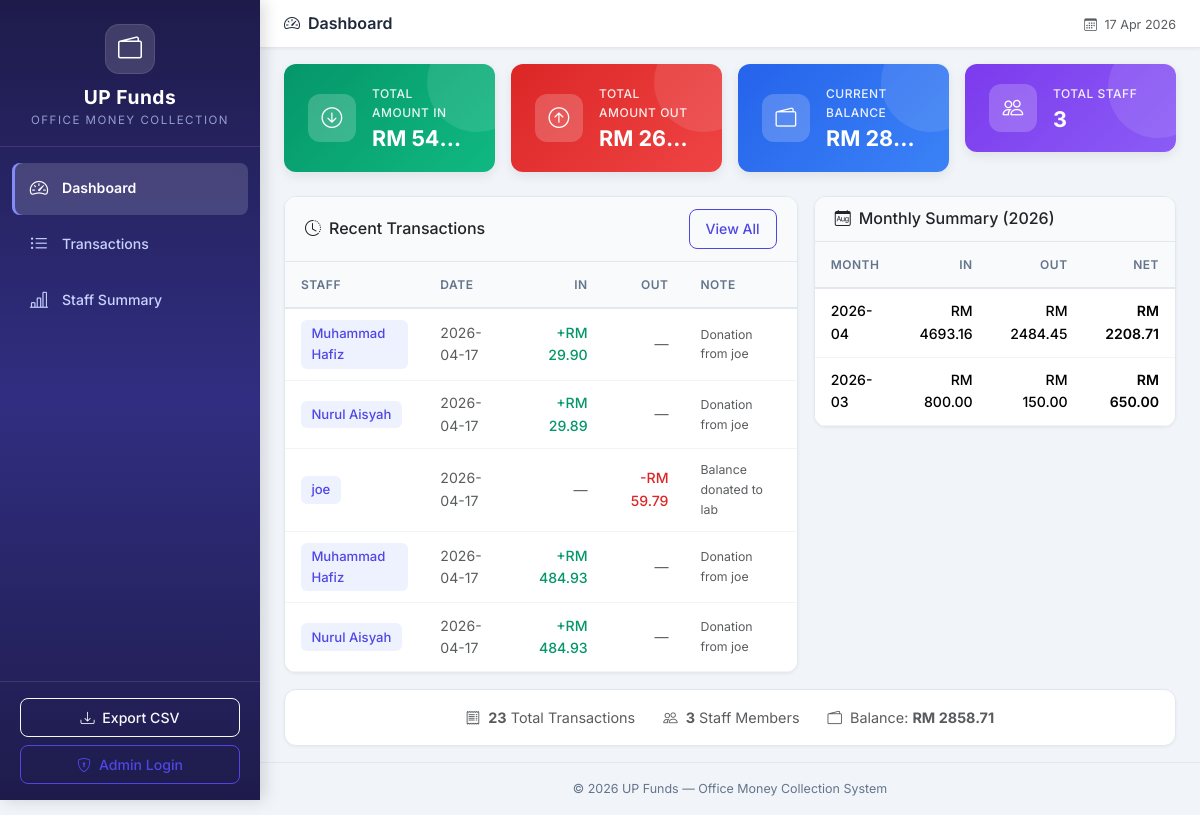
The page / on the database its author committed.
### tables this page shows
CREATE TABLE cash_records (
            id INTEGER PRIMARY KEY AUTOINCREMENT,
            staff_id INTEGER NOT NULL,
            record_date DATE NOT NULL,
            amount_in REAL DEFAULT 0.00,
            amount_out REAL DEFAULT 0.00,
            expense_type TEXT DEFAULT 'shared',
            note TEXT DEFAULT '',
            created_at TIMESTAMP DEFAULT CURRENT_TIMESTAMP,
            updated_at TIMESTAMP DEFAULT CURRENT_TIMESTAMP,
            FOREIGN KEY (staff_id) REFERENCES staff(id)
        );

CREATE TABLE staff (
            id INTEGER PRIMARY KEY AUTOINCREMENT,
            name TEXT NOT NULL UNIQUE,
            is_active INTEGER DEFAULT 1,
            created_at TIMESTAMP DEFAULT CURRENT_TIMESTAMP
        );

### app.py (the view)
@app.route('/')
def dashboard():
    conn = get_db_connection()
    totals = conn.execute('''
        SELECT
            COALESCE(SUM(amount_in), 0) as total_in,
            COALESCE(SUM(amount_out), 0) as total_out
        FROM cash_records
    ''').fetchone()
    staff_count = conn.execute('SELECT COUNT(*) as count FROM staff WHERE is_active = 1').fetchone()['count']
    transaction_count = conn.execute('SELECT COUNT(*) as count FROM cash_records').fetchone()['count']
    recent = conn.execute('''
        SELECT cr.*, s.name as staff_name
        FROM cash_records cr
        JOIN staff s ON cr.staff_id = s.id
        ORDER BY cr.record_date DESC, cr.id DESC
        LIMIT 5
    ''').fetchall()
    monthly = conn.execute('''
        SELECT
            strftime('%Y-%m', record_date) as month,
            SUM(amount_in) as total_in,
            SUM(amount_out) as total_out
        FROM cash_records
        WHERE strftime('%Y', record_date) = strftime('%Y', 'now')
        GROUP BY strftime('%Y-%m', record_date)
        ORDER BY month DESC
    ''').fetchall()
    conn.close()
    return render_template('dashboard.html',
                           total_in=totals['total_in'],
                           total_out=totals['total_out'],
                           balance=totals['total_in'] - totals['total_out'],
                           staff_count=staff_count,
                           transaction_count=transaction_count,
                           recent=recent,
                           monthly=monthly)

### app.py (called while the page is built)
@app.context_processor
def inject_now():
    is_admin = session.get('role') == 'admin'
    return {'now': datetime.now(), 'is_admin': is_admin}

### database.py (called while the page is built)
def get_db_connection():
    conn = sqlite3.connect(DATABASE_PATH)
    conn.row_factory = sqlite3.Row  # Access columns by name
    conn.execute("PRAGMA foreign_keys = ON")  # Enable foreign key support
    return conn

### templates/dashboard.html (shortened to what this page needs)
{% extends 'base.html' %}
{% block page_title %}
    <i class="bi bi-speedometer2 me-2"></i>Dashboard
{% endblock %}
{% block content %}
<div class="row g-3 mb-4">
    <div class="col-sm-6 col-xl-3">
        <div class="summary-card card-green">
            <div class="card-icon">
                <i class="bi bi-arrow-down-circle"></i>
            </div>
            <div class="card-info">
                <p class="card-label">Total Amount In</p>
                <h3 class="card-value">RM {{ "%.2f"|format(total_in) }}</h3>
            </div>
        </div>
    </div>
    <div class="col-sm-6 col-xl-3">
        <div class="summary-card card-red">
            <div class="card-icon">
                <i class="bi bi-arrow-up-circle"></i>
            </div>
            <div class="card-info">
                <p class="card-label">Total Amount Out</p>
                <h3 class="card-value">RM {{ "%.2f"|format(total_out) }}</h3>
            </div>
        </div>
    </div>
    <div class="col-sm-6 col-xl-3">
        <div class="summary-card card-blue">
            <div class="card-icon">
                <i class="bi bi-wallet2"></i>
            </div>
            <div class="card-info">
                <p class="card-label">Current Balance</p>
                <h3 class="card-value">RM {{ "%.2f"|format(balance) }}</h3>
            </div>
        </div>
    </div>
    <div class="col-sm-6 col-xl-3">
        <div class="summary-card card-purple">
            <div class="card-icon">
                <i class="bi bi-people"></i>
            </div>
            <div class="card-info">
                <p class="card-label">Total Staff</p>
                <h3 class="card-value">{{ staff_count }}</h3>
            </div>
        </div>
    </div>
</div>
<div class="row g-3">
    <div class="col-lg-7">
        <div class="card content-card">
            <div class="card-header d-flex justify-content-between align-items-center">
                <h6 class="mb-0"><i class="bi bi-clock-history me-2"></i>Recent Transactions</h6>
                <a href="{{ url_for('transactions') }}" class="btn btn-sm btn-outline-primary">View All</a>
            </div>
            <div class="card-body p-0">
                {% if recent %}
                <div class="table-responsive">
                    <table class="table table-hover mb-0">
                        <thead>
                            <tr>
                                <th>Staff</th>
                                <th>Date</th>
                                <th class="text-end">In</th>
                                <th class="text-end">Out</th>
                                <th>Note</th>
                            </tr>
                        </thead>
                        <tbody>
                            {% for record in recent %}
                            <tr>
                                <td>
                                    <span class="staff-badge">{{ record['staff_name'] }}</span>
                                </td>
                                <td class="text-muted">{{ record['record_date'] }}</td>
                                <td class="text-end">
                                    {% if record['amount_in'] > 0 %}
                                        <span class="amount-in">+RM {{ "%.2f"|format(record['amount_in']) }}</span>
                                    {% else %}
                                        <span class="text-muted">—</span>
                                    {% endif %}
                                </td>
                                <td class="text-end">
                                    {% if record['amount_out'] > 0 %}
                                        <span class="amount-out">-RM {{ "%.2f"|format(record['amount_out']) }}</span>
                                    {% else %}
                                        <span class="text-muted">—</span>
                                    {% endif %}
                                </td>
                                <td class="text-muted small">{{ record['note'][:30] }}{{ '...' if record['note']|length > 30 }}</td>
                            </tr>
                            {% endfor %}
                        </tbody>
                    </table>
                </div>
                {% endif %}
            </div>
        </div>
    </div>
    <div class="col-lg-5">
        <div class="card content-card">
            <div class="card-header">
                <h6 class="mb-0"><i class="bi bi-calendar-month me-2"></i>Monthly Summary ({{ now.strftime('%Y') if now else '2026' }})</h6>
            </div>
            <div class="card-body p-0">
                {% if monthly %}
                <div class="table-responsive">
                    <table class="table table-hover mb-0">
                        <thead>
                            <tr>
                                <th>Month</th>
                                <th class="text-end">In</th>
                                <th class="text-end">Out</th>
                                <th class="text-end">Net</th>
                            </tr>
                        </thead>
                        <tbody>
                            {% for row in monthly %}
                            <tr>
                                <td class="fw-medium">{{ row['month'] }}</td>
                                <td class="text-end amount-in">RM {{ "%.2f"|format(row['total_in']) }}</td>
                                <td class="text-end amount-out">RM {{ "%.2f"|format(row['total_out']) }}</td>
                                <td class="text-end fw-semibold">RM {{ "%.2f"|format(row['total_in'] - row['total_out']) }}</td>
                            </tr>
                            {% endfor %}
                        </tbody>
                    </table>
                </div>
                {% else %}
                <div class="empty-state">
                    <i class="bi bi-calendar-x"></i>
                    <p>No data for this year</p>
                </div>
                {% endif %}
            </div>
        </div>
    </div>
</div>
<div class="row mt-3">
    <div class="col-12">
        <div class="card content-card">
            <div class="card-body text-center py-3">
                <span class="text-muted me-4">
                    <i class="bi bi-receipt me-1"></i>
                    <strong>{{ transaction_count }}</strong> Total Transactions
                </span>
                <span class="text-muted me-4">
                    <i class="bi bi-people me-1"></i>
                    <strong>{{ staff_count }}</strong> Staff Members
                </span>
                <span class="text-muted">
                    <i class="bi bi-wallet2 me-1"></i>
                    Balance: <strong>RM {{ "%.2f"|format(balance) }}</strong>
                </span>
            </div>
        </div>
    </div>
</div>
{% endblock %}

### static/css/style.css (style rules this page uses)
:root { --primary: #4f46e5; --primary-light: #6366f1; --primary-dark: #3730a3; --primary-bg: #eef2ff; --sidebar-bg: linear-gradient(180deg, #1e1b4b 0%, #312e81 50%, #1e1b4b 100%); --sidebar-width: 260px; --sidebar-text: #c7d2fe; --sidebar-active: #ffffff; --sidebar-hover-bg: rgba(255, 255, 255, 0.08); --sidebar-active-bg: rgba(255, 255, 255, 0.15); --card-green: linear-gradient(135deg, #059669, #10b981); --card-red: linear-gradient(135deg, #dc2626, #ef4444); --card-blue: linear-gradient(135deg, #2563eb, #3b82f6); --card-purple: linear-gradient(135deg, #7c3aed, #8b5cf6); --body-bg: #f1f5f9; --content-bg: #ffffff; --text-primary: #1e293b; --text-secondary: #64748b; --border-color: #e2e8f0; --shadow-sm: 0 1px 3px rgba(0, 0, 0, 0.06); --shadow-md: 0 4px 12px rgba(0, 0, 0, 0.08); --shadow-lg: 0 10px 25px rgba(0, 0, 0, 0.1); --radius: 12px; --radius-sm: 8px; --transition: all 0.2s ease; }
* { margin: 0; padding: 0; box-sizing: border-box; }
body { font-family: 'Inter', -apple-system, BlinkMacSystemFont, 'Segoe UI', Roboto, sans-serif; background-color: var(--body-bg); color: var(--text-primary); font-size: 0.9rem; line-height: 1.6; overflow-x: hidden; }
.summary-card { display: flex; align-items: center; gap: 1rem; padding: 1.25rem 1.5rem; border-radius: var(--radius); color: #fff; box-shadow: var(--shadow-md); transition: var(--transition); position: relative; overflow: hidden; }
.summary-card::after { content: ''; position: absolute; top: -30%; right: -15%; width: 100px; height: 100px; background: rgba(255, 255, 255, 0.1); border-radius: 50%; }
.card-green { background: var(--card-green); }
.card-red { background: var(--card-red); }
.card-blue { background: var(--card-blue); }
.card-purple { background: var(--card-purple); }
.card-icon { width: 48px; height: 48px; background: rgba(255, 255, 255, 0.2); border-radius: 12px; display: flex; align-items: center; justify-content: center; font-size: 1.3rem; flex-shrink: 0; backdrop-filter: blur(5px); }
.card-info { flex: 1; min-width: 0; }
.card-label { font-size: 0.75rem; opacity: 0.9; margin-bottom: 0.2rem; text-transform: uppercase; letter-spacing: 0.5px; font-weight: 500; }
.card-value { font-size: 1.35rem; font-weight: 700; margin-bottom: 0; white-space: nowrap; overflow: hidden; text-overflow: ellipsis; }
.content-card { border: 1px solid var(--border-color); border-radius: var(--radius); box-shadow: var(--shadow-sm); background: var(--content-bg); transition: var(--transition); overflow: hidden; }
.content-card .card-header { background: #f8fafc; border-bottom: 1px solid var(--border-color); padding: 0.8rem 1.25rem; font-weight: 600; }
.table { font-size: 0.88rem; }
.table thead th { background: #f8fafc; border-bottom: 2px solid var(--border-color); font-weight: 600; color: var(--text-secondary); text-transform: uppercase; font-size: 0.75rem; letter-spacing: 0.5px; padding: 0.8rem 1rem; white-space: nowrap; }
.table tbody td { padding: 0.7rem 1rem; vertical-align: middle; border-bottom: 1px solid #f1f5f9; }
.staff-badge { display: inline-block; padding: 0.2rem 0.65rem; background: var(--primary-bg); color: var(--primary); border-radius: 6px; font-weight: 500; font-size: 0.82rem; }
.amount-in { color: #059669; font-weight: 500; }
.amount-out { color: #dc2626; font-weight: 500; }
.btn { border-radius: var(--radius-sm); font-weight: 500; font-size: 0.88rem; transition: var(--transition); padding: 0.5rem 1rem; }
.btn-outline-primary { color: var(--primary); border-color: var(--primary); }
.summary-card, .content-card { animation: fadeInUp 0.4s ease forwards; }
.row .col-sm-6:nth-child(2) .summary-card, .row .col-xl-3:nth-child(2) .summary-card { animation-delay: 0.05s; }
.row .col-sm-6:nth-child(3) .summary-card, .row .col-xl-3:nth-child(3) .summary-card { animation-delay: 0.1s; }
.row .col-sm-6:nth-child(4) .summary-card, .row .col-xl-3:nth-child(4) .summary-card { animation-delay: 0.15s; }

### rows shown on the page
cash_records: staff_name "Muhammad Hafiz", record_date "2026-04-17", amount_in "29.90", note "Donation from joe"
cash_records: staff_name "Nurul Aisyah", record_date "2026-04-17", amount_in "29.89", note "Donation from joe"
cash_records: staff_name "joe", record_date "2026-04-17", amount_out "59.79", note "Balance donated to lab"
cash_records: staff_name "Muhammad Hafiz", record_date "2026-04-17", amount_in "484.93", note "Donation from joe"
cash_records: staff_name "Nurul Aisyah", record_date "2026-04-17", amount_in "484.93", note "Donation from joe"

### other values the page prints
{{ "%.2f"|format(total_in) }} "54…"
{{ "%.2f"|format(total_out) }} "26…"
{{ "%.2f"|format(balance) }} "28…"
{{ staff_count }} "3"
{{ row['month'] }} "2026-04" "2026-03"
{{ "%.2f"|format(row['total_in']) }} "4693.16" "800.00"
{{ "%.2f"|format(row['total_out']) }} "2484.45" "150.00"
{{ "%.2f"|format(row['total_in'] - row['total_out']) }} "2208.71" "650.00"
{{ transaction_count }} "23"
{{ "%.2f"|format(balance) }} "2858.71"
